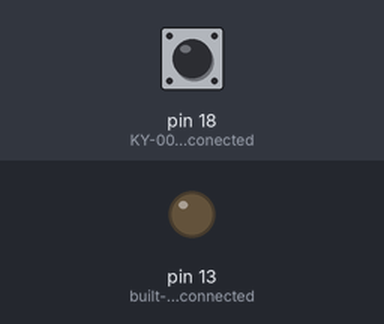
Bench run of a sketch on a simulated Arduino Uno, built with avr-gcc and run on an emulated ATmega328P. Shown: output pins drawn as LEDs (lit = HIGH). The inputs (shaded band) are chosen by the test bench; at power-on: pin 18 (KY-004_module_is_conected) HIGH.

Above: at 1.2 s.
1.3 s: pin 18 (KY-004_module_is_conected) pulled LOW for 0.15 s
At 1.37 s:
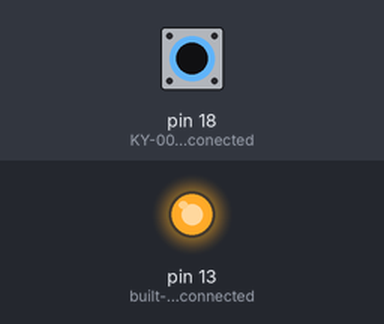
2.9 s: pin 18 (KY-004_module_is_conected) pulled LOW for 3.2 s
At 7.3 s:
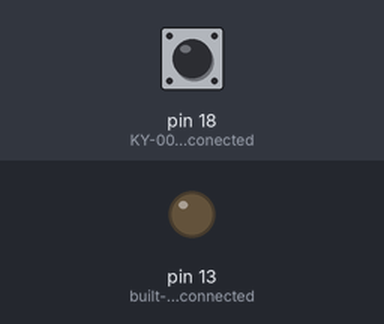
Timing chart, 0 to 8.8 s (numbered marks = the images above; inputs shaded):
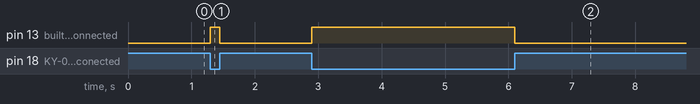

The sketch:

bouttonseul3broches.ino.ino
```cpp
// Arduino and KY-004 module

void setup() {
  Serial.begin(9600);
  pinMode(18, INPUT_PULLUP); // KY-004 module is conected to pin 7
  pinMode(13, OUTPUT);      // built-in LED is connected to pin 13
}

void loop() {
  if (digitalRead(18) == LOW) {
    digitalWrite(13, HIGH);   // if button is pressed, turn on LED
  }
  else {
    digitalWrite(13, LOW); // if button is not pressed, turn off LED
  }

}
```

Measured:
- after the input at 1.3 s, pin 13 (built-in_LED_is_connected): LOW → HIGH at once, → LOW 0.15 s later
- after the input at 2.9 s, pin 13 (built-in_LED_is_connected): LOW → HIGH at once, → LOW 3.2 s later
